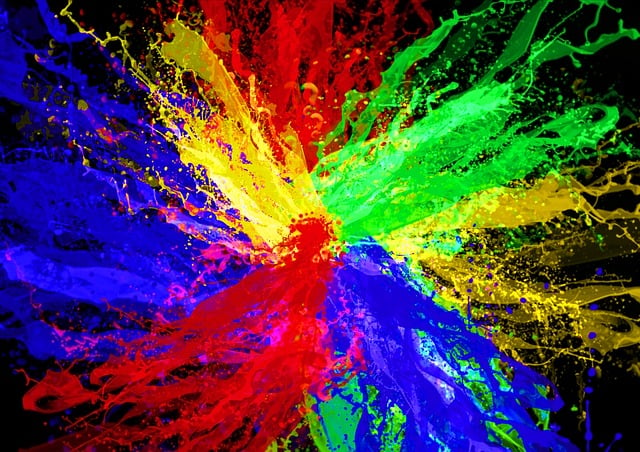
#> input picture OpenCV_project/Dataset_OpenCvDl_Hw1/Dataset_OpenCvDl_Hw1/Q1_image/rgb.jpg, 640 x 452 px
$ python -i ColorSeperation.py   (imports and definitions only)
#> lines starting #> are read from the running program, lines starting #| are printed output that depends on the picture
#> further down, picture is the input picture: shape (452, 640, 3); mean B, G, R 68.8, 60.7, 79.9
import cv2
import numpy as np

def ColorSeperation(inputimg):
    inputimg = cv2.cvtColor(inputimg, cv2.COLOR_BGR2RGB)
    r,g,b = cv2.split(inputimg)
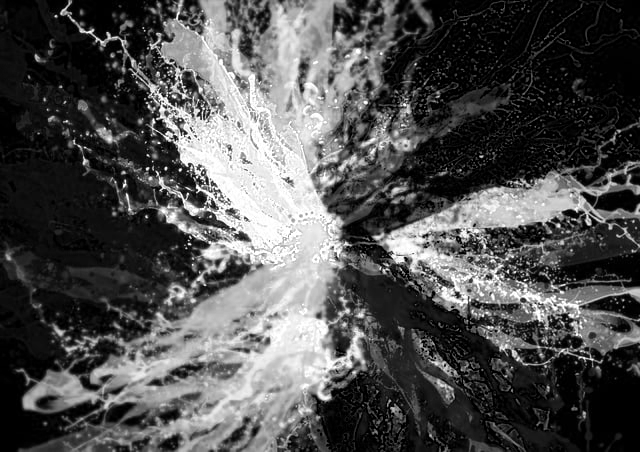
#> r: shape (452, 640); min 0, max 255, mean 79.9
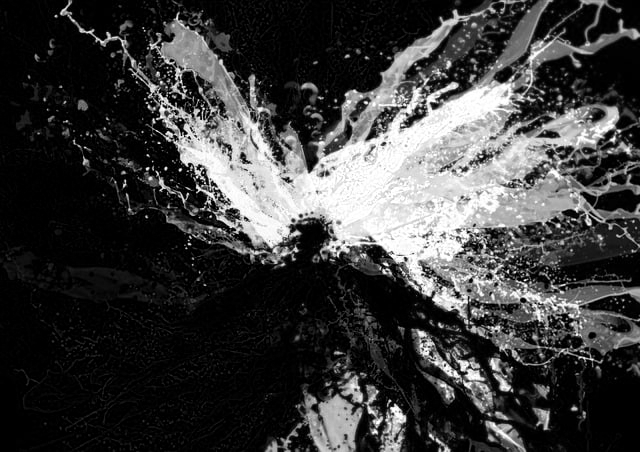
#> g: shape (452, 640); min 0, max 255, mean 60.7
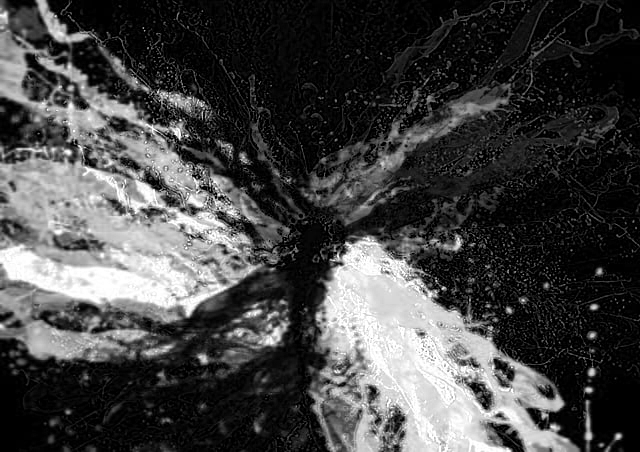
#> b: shape (452, 640); min 0, max 255, mean 68.8

    # define zeros as blank image(2D array with all zeros)
    zeros = np.zeros(inputimg.shape[:2], dtype = "uint8")

    b_image = cv2.merge([b, zeros, zeros])
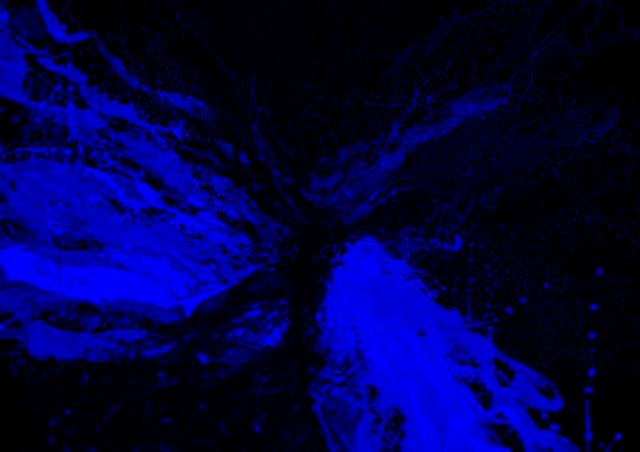
#> b_image: shape (452, 640, 3); mean of channels 0, 1, 2 68.8, 0, 0; drawn as B, G, R
    g_image = cv2.merge([zeros, g, zeros])
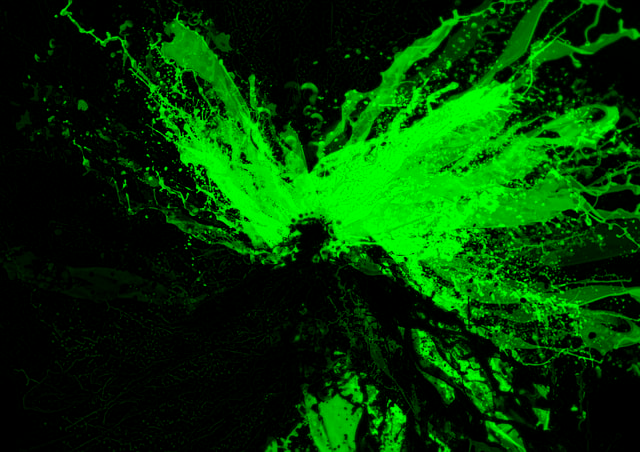
#> g_image: shape (452, 640, 3); mean of channels 0, 1, 2 0, 60.7, 0; drawn as B, G, R
    r_image = cv2.merge([zeros, zeros, r])
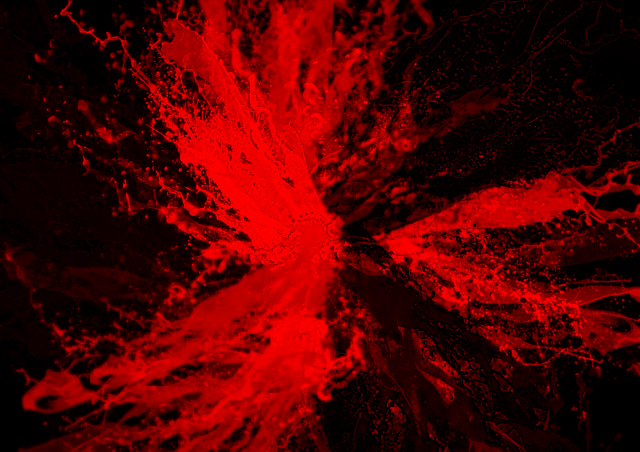
#> r_image: shape (452, 640, 3); mean of channels 0, 1, 2 0, 0, 79.9; drawn as B, G, R

    # show 3 images
    cv2.imshow("Red", r_image)
    cv2.imshow("Green", g_image)
    cv2.imshow("Blue", b_image)
    cv2.waitKey(0)
    cv2.destroyAllWindows()

>>> import cv2
>>> picture = cv2.imread('Dataset_OpenCvDl_Hw1/Dataset_OpenCvDl_Hw1/Q1_image/rgb.jpg')
>>> result = ColorSeperation(picture)
